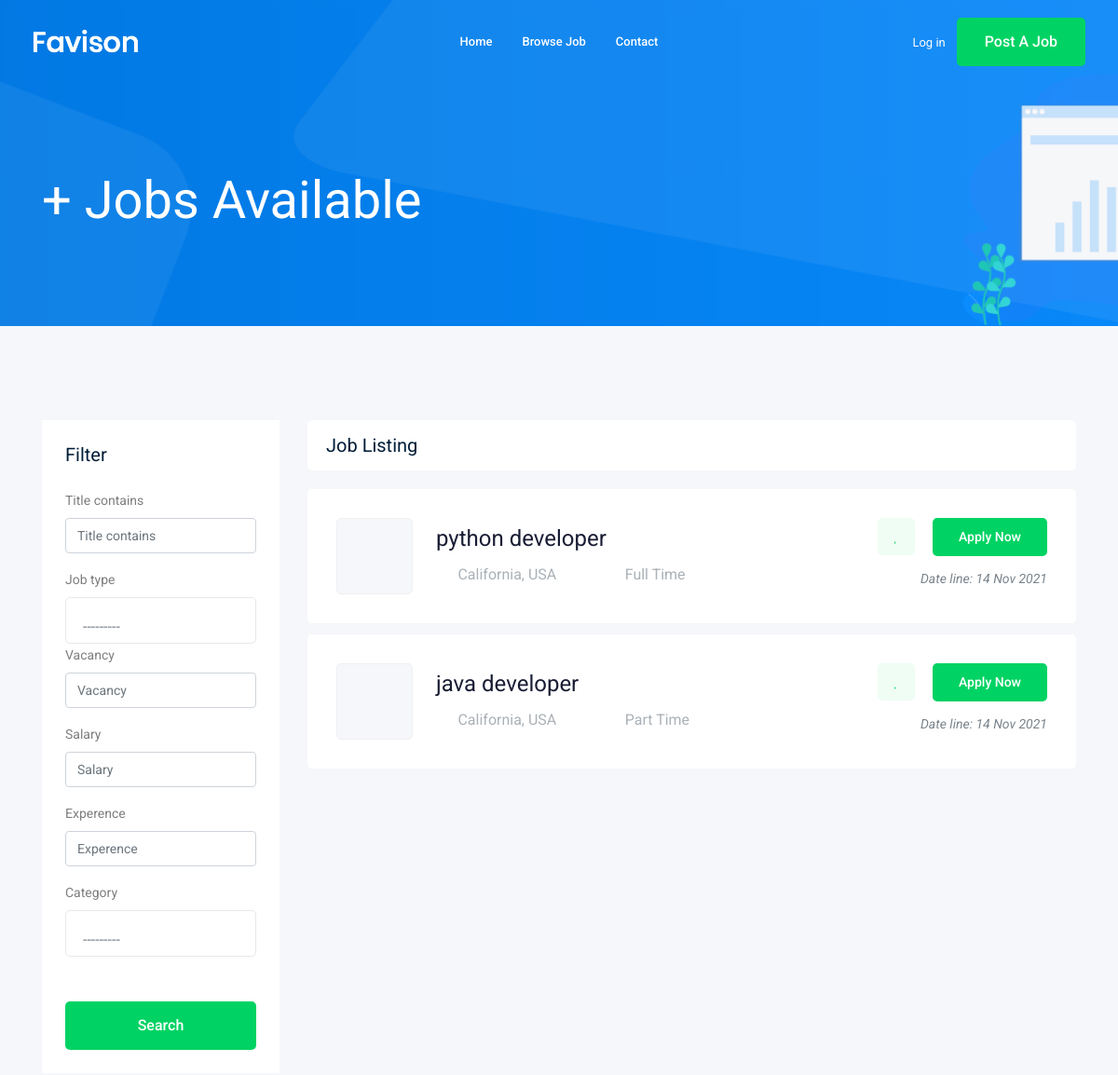
Before: /job/?page=2 (upper part) with the older database file.
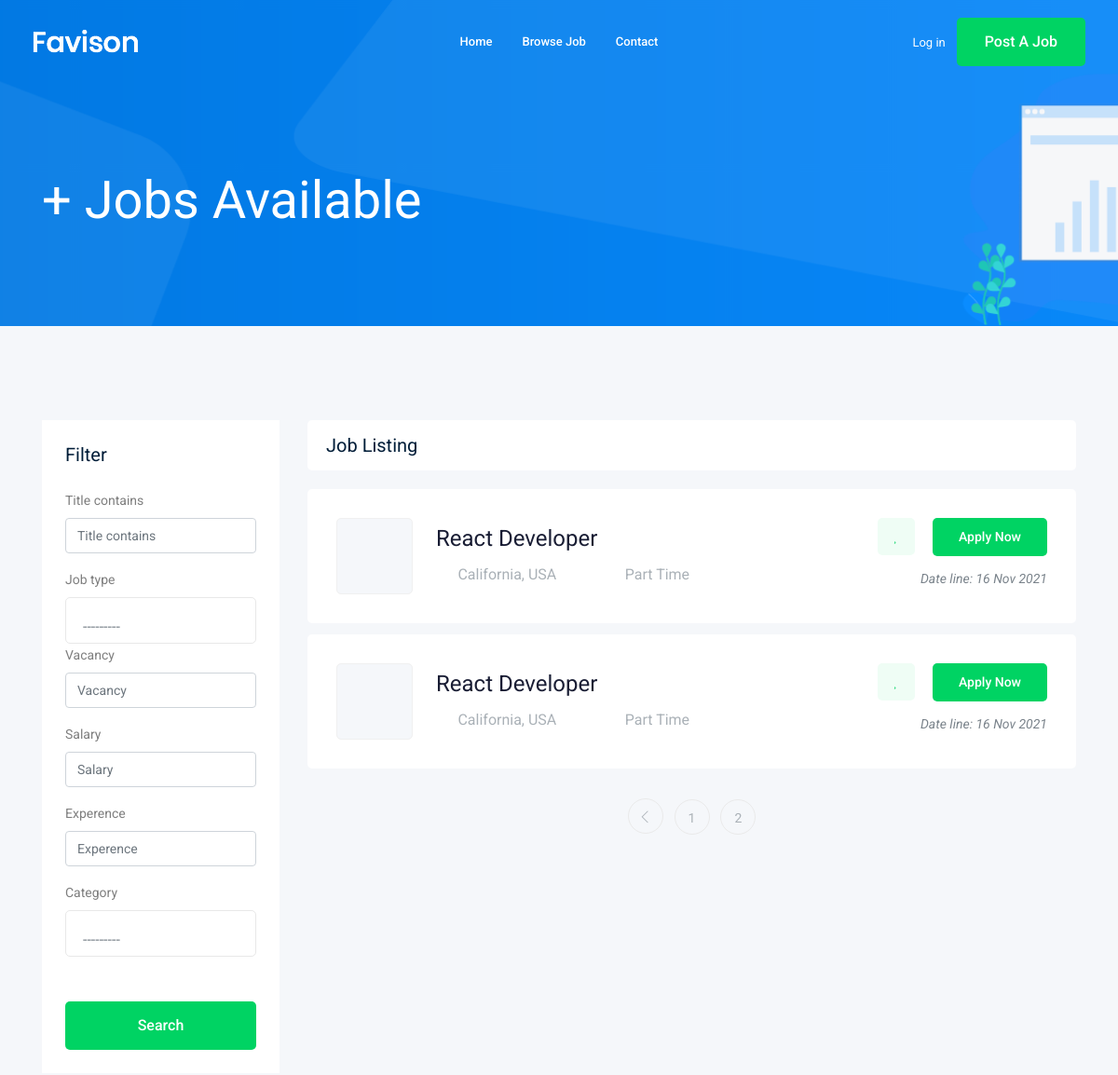
After: the same page with the newer database file.
### job/models.py (models this page shows, shortened)
class Job(models.Model): # Table
    owner = models.ForeignKey(User, related_name='job_owner', on_delete=models.CASCADE)
    title = models.CharField(max_length= 100)  # column
    job_type = models.CharField(max_length=15, choices = JOB_TYPE_CHOICES)
    description = models.TextField(max_length= 1000)
    published_at =  models.DateTimeField(auto_now= True)
    vacancy = models.IntegerField(default=1)
    salary = models.IntegerField(default=0)
    experence = models.IntegerField(default=1)
    category = models.ForeignKey('Category', on_delete=models.CASCADE)
    image = models.ImageField(upload_to=image_upload)
    slug = models.SlugField(blank=True, null= True)
    def __str__(self):
        return self.title

### job/views.py (the view)
# urls.py: path('', views.job_list, name = 'job_list'),
def job_list(request):
    job_list = Job.objects.all()
    myfilter = JobFilter(request.GET, queryset=job_list)
    job_list = myfilter.qs
    paginator = Paginator(job_list, 3) # Show 3 contacts per page.
    page_number = request.GET.get('page')
    page_obj = paginator.get_page(page_number)
    context = {'jobs': page_obj, 'myfilter':myfilter }
    return render(request, 'job/job_list.html', context)

### job/models.py (called while the page is built)
    def __str__(self):
        return self.name

### job/templates/job/job_list.html (shortened to what the changed rows need)
{% extends 'base.html' %}
{% load bootstrap4 %}
{% block body %}
    <div class="job_listing_area plus_padding">
        <div class="container">
            <div class="row">
                <div class="col-lg-9">
                    <div class="job_lists m-0">
                        <div class="row">
                        {% for job in jobs %}
                            <div class="col-lg-12 col-md-12">
                                <div class="single_jobs white-bg d-flex justify-content-between">
                                    <div class="jobs_left d-flex align-items-center">
                                        <div class="thumb">
                                        </div>
                                        <div class="jobs_conetent">
                                            <a href="{% url 'jobs:job_detail' job.slug %}"><h4>{{job}}</h4></a>
                                            <div class="links_locat d-flex align-items-center">
                                                <div class="location">
                                                    <p> <i class="fa fa-map-marker"></i> California, USA</p>
                                                </div>
                                                <div class="location">
                                                    <p> <i class="fa fa-clock-o"></i> {{job.job_type}}</p>
                                                </div>
                                            </div>
                                        </div>
                                    </div>
                                    <div class="jobs_right">
                                        <div class="apply_now">
                                            <a class="heart_mark" href="#"> <i class="fa fa-heart"></i> </a>
                                            <a href="{% url 'jobs:job_detail' job.slug %}" class="boxed-btn3">Apply Now</a>
                                        </div>
                                        <div class="date">
                                            <p>Date line: {{job.published_at | date:'d M o'}}</p>
                                        </div>
                                    </div>
                                </div>
                            </div>
                        {% endfor%}
                        </div>
                        {% if jobs.has_other_pages%}
                        <div class="row">
                            <div class="col-lg-12">
                                <div class="pagination_wrap">
                                    <ul>
                                    {% if jobs.has_previous %}
                                        <li><a href="?page={{ jobs.previous_page_number }}"> <i class="ti-angle-left"></i> </a></li>
                                    {% endif %}
                                    {% for i in jobs.paginator.page_range%}
                                        <li><a href="?page{{i}}"><span>{{i}}</span></a></li>
                                    {% endfor %}
                                    </ul>
                                </div>
                            </div>
                        </div>
                        {% endif %}
                    </div>
                </div>
            </div>
        </div>
    </div>
{% endblock body %}

Changed rows visible on the page:
no longer on this page (row edited): Job: title "python developer", job_type "Full Time", published_at "14 Nov 2021"
no longer on this page (row edited): Job: title "java developer", job_type "Part Time", published_at "14 Nov 2021"
added Job: title "React Developer", job_type "Part Time", published_at "16 Nov 2021"
added Job: title "React Developer", job_type "Part Time", published_at "16 Nov 2021"
Other visible differences:
new list line: "1"
new list line: "2"
